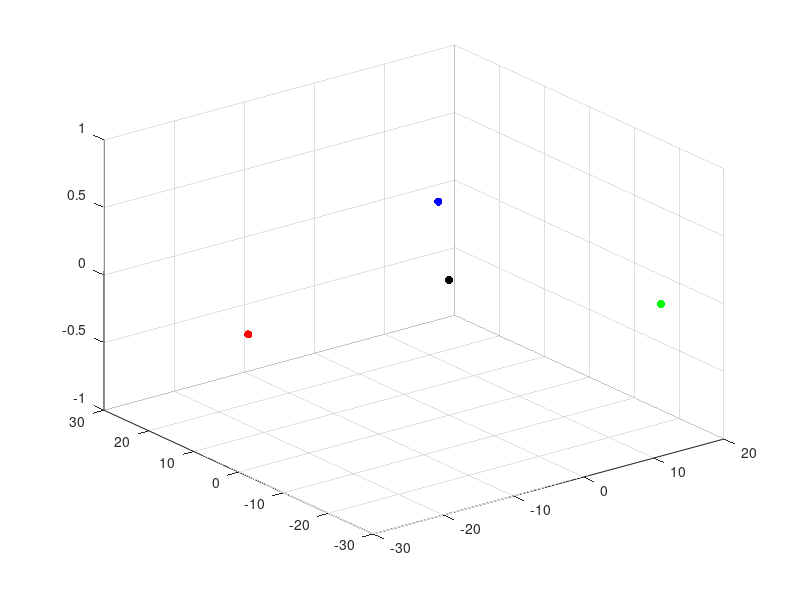

The MATLAB source for this figure: (Note: this script raises an error after producing the figure.)
clear;
close all;
clc;

% HEIGHT AND NORMAL VECTOR
h = 120;
n = [0, 0, 1];
%n = [-0.25, 0.33, 1];
n = n/norm(n);

% CONSTANTS
R_b = 28.65;
R_p = 84.00;
L1 = 80.00;
L2 = 80.00;

% COORDINATE OF POINTS ON BASE
base_c = [0, 0, 0];

M1 = [R_b * cos(pi); R_b * sin(pi); 0];
M2 = [R_b * cos(5*pi/3); R_b * sin(5*pi/3); 0];
M3 = [R_b * cos(pi/3); R_b * sin(pi/3); 0];


% BALL JOINT COORDINATES
B1 = [
    -n(3)*R_p/sqrt(n(1)^2 + n(3)^2); 
    0;
    h + n(1)*R_p/sqrt(n(1)^2 + n(3)^2)
    ];

B2 = [
    n(3)*R_p/sqrt(4*n(3)^2 + (n(2)*sqrt(3) - n(1))^2);
    - sqrt(3) * n(3) * R_p / sqrt(4*n(3)^2 + (n(2)*sqrt(3) - n(1))^2);
    h + R_p * (n(2) * sqrt(3) - n(1)) / sqrt(4*n(3)^2 + (n(2)*sqrt(3) - n(1))^2);
    ];

B3 = [
    n(3)*R_p/sqrt(4*n(3)^2 + (n(2)*sqrt(3) + n(1))^2);
    sqrt(3) * n(3) * R_p / sqrt(4*n(3)^2 + (n(2)*sqrt(3) + n(1))^2);
    h - R_p * (n(2) * sqrt(3) + n(1)) / sqrt(4*n(3)^2 + (n(2)*sqrt(3) + n(1))^2);
    ];

% REACHABILITY
assert(norm(B1-M1)<L1+L2 & norm(B1-M1)>abs(L1-L2));
assert(norm(B2-M2)<L1+L2 & norm(B2-M2)>abs(L1-L2));
assert(norm(B3-M3)<L1+L2 & norm(B3-M3)>abs(L1-L2));


% PLOT
figure;
xlim([-2, 2]);
ylim([-2, 2]);
zlim([-1, 4]);
axis equal;

% Elements on base
scatter3(base_c(1), base_c(2), base_c(3), 'k', 'filled'); hold on;
scatter3(M1(1), M1(2), M1(3), 'r', 'filled'); hold on;
scatter3(M2(1), M2(2), M2(3), 'g', 'filled'); hold on;
scatter3(M3(1), M3(2), M3(3), 'b', 'filled'); hold on;
plotCircle3D(base_c, [0, 0, 1], R_b, 'k-'); hold on;

% Planes

% B1 plane
% [x z] = meshgrid(-120:120:0, -0:120:120);
% y = z * 0;
% s = surf(x,y,z); hold on;
% s.FaceColor = 'r';
% s.FaceAlpha = 0.25;

% B2 plane
 % [x z] = meshgrid(0:50:50, 0:140:140);
 % y = -sqrt(3) * x;
 % s = surf(x,y,z); hold on;
 % s.FaceColor = 'g';
 % s.FaceAlpha = 0.25;

% B3 plane
 % [x z] = meshgrid(0:60:60, 0:120:120);
 % y = sqrt(3) * x;
 % s = surf(x,y,z); hold on;
 % s.FaceColor = 'b';
 % s.FaceAlpha = 0.25;

% Plane plane
% [x y] = meshgrid(-2:4:2, -2:4:2);
% z = 1/(n(3)) * (h * n(3) - n(1) * x - n(2) * y);
% s = surf(x,y,z); hold on;
% s.FaceColor = 'y';
% s.FaceAlpha = 0.25;


% Ball joints
scatter3(0, 0, h, 'y', 'filled'); hold on;
plotCircle3D([0, 0, h], n, R_p, 'k-'); hold on;
quiver3(0, 0, h, 10*n(1), 10*n(2), 10*n(3), 'k');
scatter3(B1(1), B1(2), B1(3), 'r', 'filled'); hold on;
scatter3(B2(1), B2(2), B2(3), 'g', 'filled'); hold on;
scatter3(B3(1), B3(2), B3(3), 'b', 'filled'); hold on;

% Pin joints

% 1
A = (L1^2 - L2^2 + (M1(1)^2 - B1(1)^2 + M1(2)^2 - B1(2)^2 + M1(3)^2 - B1(3)^2))/(2*(M1(3) - B1(3)));
B = (B1(1) - M1(1))/(M1(3) - B1(3));
C = (B1(2) - M1(2))/(M1(3) - B1(3));
E = 0;
P1x = ((2*B1(1)+2*E*B1(2)-2*(B+C*E)*(A-B1(3))) - sqrt((-2*B1(1)-2*E*B1(2)+2*(B+C*E)*(A-B1(3)))^2 - 4*(1+E^2+(B+C*E)^2)*(B1(1)^2+B1(2)^2+(A-B1(3))^2-L1^2)))/(2 * (1 + E^2 + (B+C*E)^2));
P1 = [P1x; E * P1x; A + (B+C*E) * P1x];

% 2
A = (L1^2 - L2^2 + (M2(1)^2 - B2(1)^2 + M2(2)^2 - B2(2)^2 + M2(3)^2 - B2(3)^2))/(2*(M2(3) - B2(3)));
B = (B2(1) - M2(1))/(M2(3) - B2(3));
C = (B2(2) - M2(2))/(M2(3) - B2(3));
E = -sqrt(3);

P2x = ((2*B2(1)+2*E*B2(2)-2*(B+C*E)*(A-B2(3))) + sqrt((-2*B2(1)-2*E*B2(2)+2*(B+C*E)*(A-B2(3)))^2 - 4*(1+E^2+(B+C*E)^2)*(B2(1)^2+B2(2)^2+(A-B2(3))^2-L1^2)))/(2 * (1 + E^2 + (B+C*E)^2));
P2 = [P2x; E * P2x; A + (B+C*E) * P2x];

% 3
A = (L1^2 - L2^2 + (M3(1)^2 - B3(1)^2 + M3(2)^2 - B3(2)^2 + M3(3)^2 - B3(3)^2))/(2*(M3(3) - B3(3)));
B = (B3(1) - M3(1))/(M3(3) - B3(3));
C = (B3(2) - M3(2))/(M3(3) - B3(3));
E = sqrt(3);

P3x = ((2*B3(1)+2*E*B3(2)-2*(B+C*E)*(A-B3(3))) + sqrt((-2*B3(1)-2*E*B3(2)+2*(B+C*E)*(A-B3(3)))^2 - 4*(1+E^2+(B+C*E)^2)*(B3(1)^2+B3(2)^2+(A-B3(3))^2-L1^2)))/(2 * (1 + E^2 + (B+C*E)^2));
P3 = [P3x; E * P3x; A + (B+C*E) * P3x];

scatter3(P1(1), P1(2), P1(3), 'r', 'filled'); hold on;
scatter3(P2(1), P2(2), P2(3), 'g', 'filled'); hold on;
scatter3(P3(1), P3(2), P3(3), 'b', 'filled'); hold on;
plot3([P1(1), B1(1)], [P1(2), B1(2)], [P1(3), B1(3)], 'r');
plot3([P1(1), M1(1)], [P1(2), M1(2)], [P1(3), M1(3)], 'r');
plot3([P2(1), B2(1)], [P2(2), B2(2)], [P2(3), B2(3)], 'g');
plot3([P2(1), M2(1)], [P2(2), M2(2)], [P2(3), M2(3)], 'g');
plot3([P3(1), B3(1)], [P3(2), B3(2)], [P3(3), B3(3)], 'b');
plot3([P3(1), M3(1)], [P3(2), M3(2)], [P3(3), M3(3)], 'b');

axis equal;

% ANGLES
q1 = atan(sqrt((P1(2)-M1(2))^2 + (P1(1)-M1(1))^2)/abs(P1(3)-M1(3)))
q2 = atan(sqrt((P2(2)-M2(2))^2 + (P2(1)-M2(1))^2)/abs(P2(3)-M2(3)))
q3 = atan(sqrt((P3(2)-M3(2))^2 + (P3(1)-M3(1))^2)/abs(P3(3)-M3(3)))
